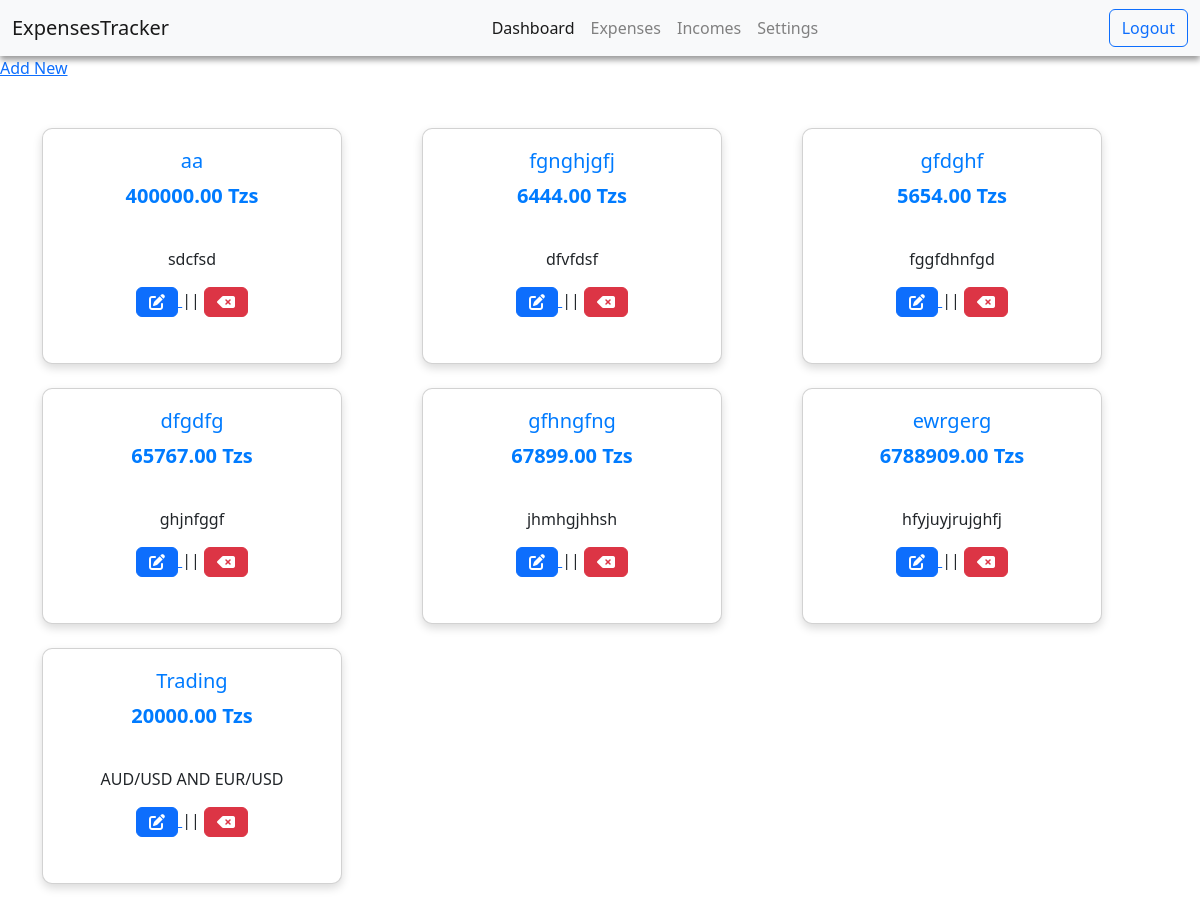
Screenshot of /income/income/ with the database file from the repository.
### incomes/models.py (models this page shows, shortened)
class Income(models.Model):
	title = models.CharField(max_length=100)
	description = models.CharField(max_length=100)
	price = models.DecimalField(max_digits=10, decimal_places=2, default=0)
	created_at = models.DateTimeField(auto_now_add=True)

### incomes/views.py (the view)
# urls.py: path('income/', include('incomes.urls'))
def income(request):
	income = Income.objects.order_by('-created_at')
	context = {'income':income}
	return render(request, 'income.html',context)

### userAuth/templates/income.html (shortened to what this page needs)
{% extends 'base.html' %}
{% block content %}
            <a href="{% url 'addIncome' %}"> Add New </a>
            {% if income %}
          <div class="container mt-5">
    <div class="row">
        {% for listing in income %}
            <div class="col-md-4 mb-4">
                <div class="card">
                    <div class="card-title text-center">
                        <h5>{{ listing.title }}</h5>
                        <p>{{ listing.price }} Tzs</p>
                    </div>
                    <div class="card-body">
                        <p>{{ listing.description }}</p>
                        <p class="text-center">
                            <a href="{% url 'editIncome' listing.id %}">
                                <i class="fa-solid fa-pen-to-square btn btn-primary"></i>
                            </a> ||
                            <a href="{% url 'deleteIncome' listing.id %}" onclick="return confirm('Are you sure you want to delete this item?');">
                                <i class="fa-solid fa-delete-left btn btn-danger"></i>
                            </a>
                        </p>
                    </div>
                </div>
            </div>
        {% endfor %}
    </div>
</div>
            {% else %}
                <p>No Expenses recorded</p>
            {% endif %}
{% endblock %}

### userAuth/templates/base.html (style rules this page uses)
.card { background-color: #fff; border-radius: 10px; box-shadow: 0px 4px 10px rgba(0, 0, 0, 0.15); padding: 20px; transition: transform 0.3s ease, box-shadow 0.3s ease; text-align: center; flex: 1; max-width: 300px; }
.card-body { padding: 10px; }
.card-title { font-size: 1.25rem; font-weight: bold; margin-bottom: 10px; color: #007bff; }

### rows the page displays
Income: title "aa", price "400000.00", description "sdcfsd"
Income: title "fgnghjgfj", price "6444.00", description "dfvfdsf"
Income: title "gfdghf", price "5654.00", description "fggfdhnfgd"
Income: title "dfgdfg", price "65767.00", description "ghjnfggf"
Income: title "gfhngfng", price "67899.00", description "jhmhgjhhsh"
Income: title "ewrgerg", price "6788909.00", description "hfyjuyjrujghfj"
Income: title "Trading", price "20000.00", description "AUD/USD AND EUR/USD"
